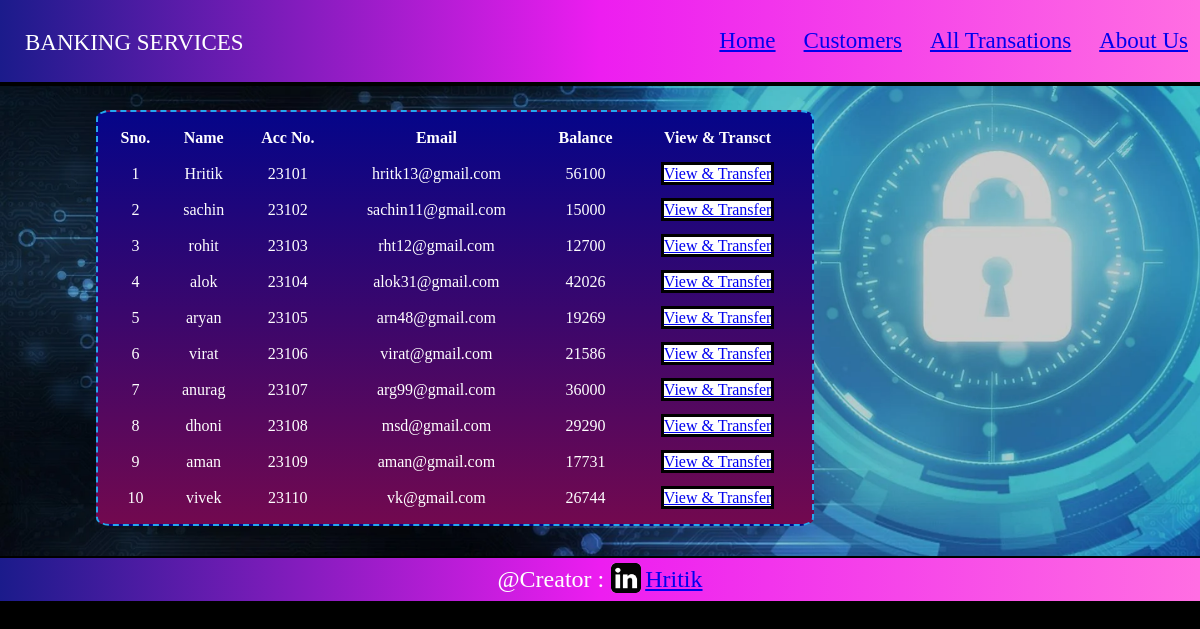
The page /customers.php on the database its author committed.
### tables this page shows
CREATE TABLE `customers` (
  `sr` int(11) NOT NULL,
  `name` varchar(20) NOT NULL,
  `accno` varchar(5) NOT NULL,
  `email` varchar(20) NOT NULL,
  `blc` int(20) NOT NULL
);

### customers.php (the view, shortened to what this page needs)
<!DOCTYPE html>
<html lang="en">
<head>
  <link rel="stylesheet" href="http://localhost/banking/index.css" />
</head>
<body>
  <?php include 'connect.php'; ?>
  <header>
    <div class="nav">
      <p id="heading">BANKING SERVICES</p>
      <ul>
        <li><a href="/banking/index.php">Home</a></li>
        <li><a href="/banking/customers.php">Customers</a></li>
        <li><a href="/banking/alltrans.php">All Transations</a></li>
        <li>
          <a href="/banking/aboutus.html">About Us</a>
        </li>
      </ul>
    </div>
  </header>
  <hr style="border: 2px solid black; margin: 0px; padding: 0px" />
  <main style="background-image: url(http://localhost/banking/imgs/bgbank.png);">
    <div id="contain3">
      <?php
      $conn = mysqli_connect($servername, $username, $password, $database);
      if (!$conn) {
        die("Connection not established: " . mysqli_connect_error());
      } else {
        $sql = "SELECT * FROM `customers`";
        $result = mysqli_query($conn, $sql);
      ?>
        <table class="cosmtble2">
          <thead>
            <tr>
              <th>Sno.</th>
              <th>Name</th>
              <th>Acc No.</th>
              <th>Email</th>
              <th>Balance</th>
              <th>View & Transct</th>
            </tr>
          </thead>
        <?php
        echo "<tbody>";
        while ($row = mysqli_fetch_assoc($result)) {
          echo    '
            <tr>
              <td>' . $row['sr'] . '</td>
              <td>' . $row['name'] . '</td>
              <td>' . $row['accno'] . '</td>
              <td>' . $row['email'] . '</td>
              <td>' . $row['blc'] . '</td>
              <td>
              <a href="sndMoney.php?accno=' . $row['accno'] . '"
              <button  style="border: 3px solid black;background-color: white;" >View & Transfer</button>
              </a>
              </td>
            </tr>';
        }
      }
      echo "</tbody>";
        ?>
        </table>
    </div>
  </main>
  <hr style="border: 1px solid black; margin: 0px; padding: 0px" />
  <footer>
    <span>@Creator :</span>
    <a href="https://www.linkedin.com/in/hritik-gupta-5352a01b8/" target="_blank"><img src="http://localhost/banking/imgs/lnkdin.png" id="img2" alt="Linkdin">Hritik</a>
  </footer>
</body>
</html>

### index.css (style rules this page uses)
body { margin: 0; padding: 0; box-sizing: border-box; width: 100%; background-color: black; }
.nav { width: 100%; height: auto; background:linear-gradient(to left,#ff6ee2,rgb(237, 29, 240),#1b1b8b); color: white; display: flex; justify-content: space-between; }
#heading { margin-top: 30px; margin-left: 25px; font-size: 23px; }
li { text-align: center; width: auto; display: inline-block; text-decoration: none; font-size: 23px; margin: 12px; }
main { margin: 0; padding: 0; box-sizing: border-box; background-image: url('http://localhost/banking/imgs/bgbank.png'); height: 470px; width: 100%; background-repeat: no-repeat; background-size: cover; }
footer { margin-top: 0; padding: 5px; height: 33px; text-align: center; color: white; background:linear-gradient(to left,#ff6ee2,rgb(237, 29, 240),#1b1b8b); font-size:x-large; }
#img2 { margin-left: 1px; margin-right: 4px; margin-bottom: -6px; width: 30px; height: 30px; border-radius: 5px; }
#contain3 { margin: 0; padding-top: 2%; padding-left: 8%; }
.cosmtble2 { border: 2px solid rgb(37, 168, 239); width: 65%; height: auto; text-align: center; color: rgb(255, 255, 255); background-image: linear-gradient(rgb(5, 5, 137),rgb(114, 9, 79)); border-spacing: 16px; border-style:dashed; border-radius: 2%; }

### rows shown on the page
customers: sr "1", name "Hritik", accno "23101", email "hritk13@gmail.com", blc "56100"
customers: sr "2", name "sachin", accno "23102", email "sachin11@gmail.com", blc "15000"
customers: sr "3", name "rohit", accno "23103", email "rht12@gmail.com", blc "12700"
customers: sr "4", name "alok", accno "23104", email "alok31@gmail.com", blc "42026"
customers: sr "5", name "aryan", accno "23105", email "arn48@gmail.com", blc "19269"
customers: sr "6", name "virat", accno "23106", email "virat@gmail.com", blc "21586"
customers: sr "7", name "anurag", accno "23107", email "arg99@gmail.com", blc "36000"
customers: sr "8", name "dhoni", accno "23108", email "msd@gmail.com", blc "29290"
customers: sr "9", name "aman", accno "23109", email "aman@gmail.com", blc "17731"
customers: sr "10", name "vivek", accno "23110", email "vk@gmail.com", blc "26744"
